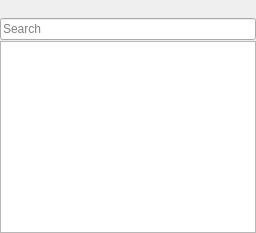
  <widget class="QDockWidget" name="objectTemplatesDock">
   <property name="sizePolicy">
    <sizepolicy hsizetype="Minimum" vsizetype="Minimum">
     <horstretch>1</horstretch>
     <verstretch>3</verstretch>
    </sizepolicy>
   </property>
   <property name="maximumSize">
    <size>
     <width>440</width>
     <height>524287</height>
    </size>
   </property>
   <property name="features">
    <set>QDockWidget::AllDockWidgetFeatures</set>
   </property>
   <property name="allowedAreas">
    <set>Qt::LeftDockWidgetArea|Qt::RightDockWidgetArea</set>
   </property>
   <property name="windowTitle">
    <string>Object templates</string>
   </property>
   <attribute name="dockWidgetArea">
    <number>1</number>
   </attribute>
   <widget class="QWidget" name="objectTemplatesDockWidgetContents">
    <layout class="QGridLayout" name="gridLayoutObjectTemplate">
     <property name="margin">
      <number>0</number>
     </property>
     <property name="spacing">
      <number>1</number>
     </property>
     <item row="1" column="0">
      <widget class="QLineEdit" name="editObjectTemplateSearch">
       <property name="placeholderText">
        <string>Search</string>
       </property>
      </widget>
     </item>
     <item row="2" column="0">
      <widget class="Diversia::QtOgreEditor::ObjectTemplateTreeView" name="treeViewObjectTemplates">
       <property name="maximumSize">
        <size>
         <width>440</width>
         <height>16777215</height>
        </size>
       </property>
       <property name="headerHidden">
        <bool>true</bool>
       </property>
      </widget>
     </item>
     <item row="0" column="0">
      <widget class="QToolBar" name="toolBarObjectTemplate">
       <property name="font">
        <font>
         <pointsize>7</pointsize>
        </font>
       </property>
       <property name="windowTitle">
        <string>Object toolbar</string>
       </property>
       <property name="movable">
        <bool>false</bool>
       </property>
       <property name="iconSize">
        <size>
         <width>16</width>
         <height>16</height>
        </size>
       </property>
       <property name="toolButtonStyle">
        <enum>Qt::ToolButtonFollowStyle</enum>
       </property>
       <property name="floatable">
        <bool>false</bool>
       </property>
      </widget>
     </item>
    </layout>
   </widget>
  </widget>
